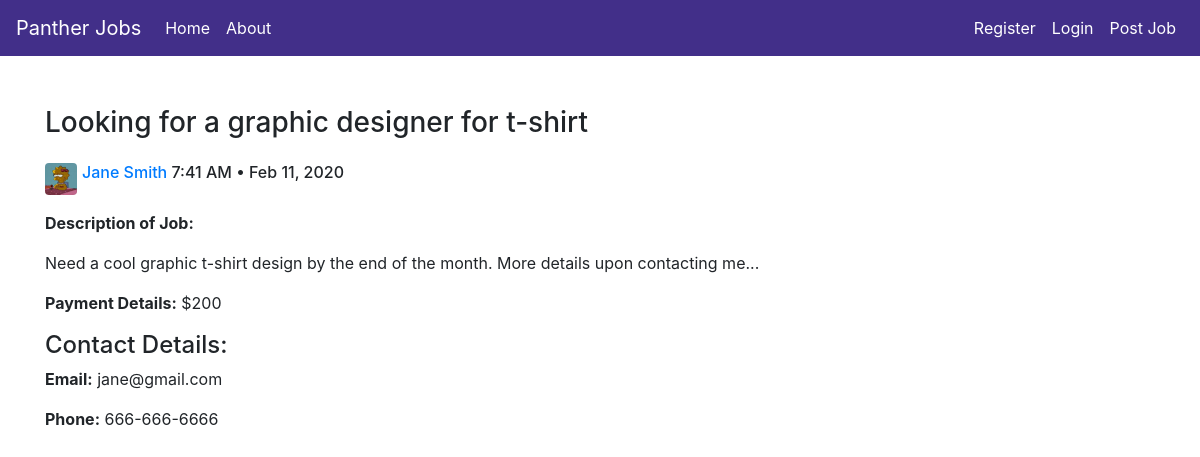
Page /post/9 on the committed database.
### pantherjobs/models.py (models this page shows, shortened)
class Post(db.Model):
    id = db.Column(db.Integer, primary_key=True, autoincrement=True)
    title = db.Column(db.String(100), nullable=False)
    date_posted = db.Column(db.DateTime, nullable=False, default=datetime.utcnow)
    content = db.Column(db.Text, nullable=False)
    job_timeframe = db.Column(db.Text, nullable=False)
    payment = db.Column(db.Text, nullable=False)
    email = db.Column(db.String(120), nullable=False)
    phone = db.Column(db.Text, nullable=True)
    user_id = db.Column(db.Integer, db.ForeignKey('user.id'), nullable=False)

class User(db.Model, UserMixin):
    id = db.Column(db.Integer, primary_key=True, autoincrement=True)
    fullname = db.Column(db.String(40), unique=True, nullable=False)
    email = db.Column(db.String(120), unique=True, nullable=False)
    image_file = db.Column(db.String(20), nullable=False, default='default.jpg')
    password = db.Column(db.String(60), nullable=False)
    posts = db.relationship('Post', backref='author', lazy=True)

### pantherjobs/routes.py (the view)
@app.route('/post/<int:post_id>')
def post(post_id):
    post = Post.query.get_or_404(post_id)
    return render_template('post.html', post=post, title=post.title)

### pantherjobs/templates/post.html (shortened to what this page needs)
 {% extends "layout.html"%}
{% block content %}
    <h3 style="padding-bottom: 15px;">{{ post.title }}</h3>
    <div class="d-flex flex-row bd-highlight mb-3">
        <img src="{{ url_for('static', filename='/profile_pics/' + post.author.image_file ) }}" alt=""
        class="rounded" height="32" width="32">
        <h6 class="card-text" style="padding-left: 5px;">
            <a href="{{ url_for('user_posts', fullname=post.author.fullname) }}">{{ post.author['fullname'] }} </a>
            {{ post.date_posted.strftime('%-I:%M %p • %b %-d, %Y') }}
        </h6>
    </div>
        <p><b>Description of Job:</b></p>
        <p>{{ post.content }}</p>
    <div>
    <div>
        <p><b>Payment Details:</b> {{ post.payment }}</p>
    </div>
    <h4>Contact Details:</h4>
    <p><b>Email:</b> {{ post.email }} </p>
    <p><b>Phone:</b> {{ post.phone }} </p>
    </div>
{% endblock content %}

### rows in the picture
Post: title "Looking for a graphic designer for t-shirt", date_posted "7:41 AM • Feb 11, 2020", content "Need a cool graphic t-shirt design by the end of the month. More details upon contacting me...", payment "$200", email "jane@gmail.com", phone "666-666-6666"
User: image_file (picture), author.fullname "Jane Smith"
